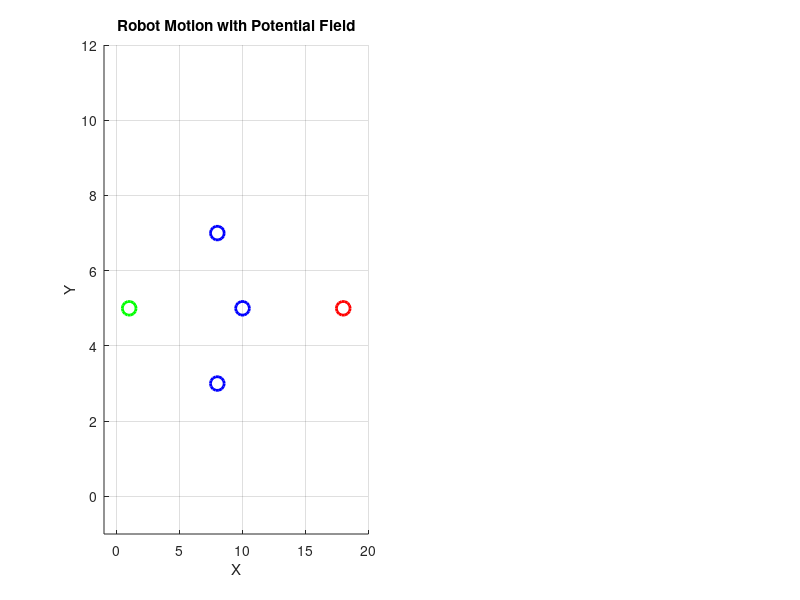

Write MATLAB code to recreate this figure. (Note: this script raises an error after producing the figure.)
clc; clear all; close all;

% robot goal
start = [1, 5];
goal = [18, 5];

% Obstacle
obstacle1 = [10, 5];
obstacle2 = [8, 3];
obstacle3 = [8, 7];
obstacles = {obstacle1, obstacle2, obstacle3};


epsilon = 2; 
zeta = 1;   
delta = 2;   
eta = 50;    
step_size = 0.1;  
max_steps = 500;  

current_pos = start;

% Trajectory
trajectory = current_pos;

F_att_fn = @(current_pos, goal) compute_attractive_force(current_pos, goal, epsilon, zeta);
F_rep_fn = @(current_pos, obstacles, delta, eta) compute_repulsive_force(current_pos, obstacles, delta, eta);

% Robot trajectory
figure('Position', [100, 100, 1200, 600]);

subplot(1,2,1);
hold on;
grid on;
xlabel('X');
ylabel('Y');
title('Robot Motion with Potential Field');
plot(start(1), start(2), 'go', 'MarkerSize', 10, 'LineWidth', 2); % Start point
plot(goal(1), goal(2), 'ro', 'MarkerSize', 10, 'LineWidth', 2);   % Goal point

for i = 1:length(obstacles)
    obs = obstacles{i};
    plot(obs(1), obs(2), 'bo', 'MarkerSize', 10, 'LineWidth', 2);
end

xlim([-1, 20]);
ylim([-1, 12]);


for step = 1:max_steps
    F_att = F_att_fn(current_pos, goal);
    
    F_rep = [0, 0];
    for i = 1:length(obstacles)
        F_rep = F_rep + F_rep_fn(current_pos, obstacles{i}, delta, eta);
    end
    
    % Totla force
    F_total = F_att + F_rep;
    
    current_pos = current_pos + step_size * F_total / norm(F_total);
    trajectory = [trajectory; current_pos];
    
    if norm(current_pos - goal) < 0.1
        disp('Goal Reached!');
        break;
    end
    
    plot(current_pos(1), current_pos(2), 'k.', 'MarkerSize', 5);
    pause(0.01);
end

% Final trajectory
plot(trajectory(:,1), trajectory(:,2), 'b-', 'LineWidth', 2);

% Potential field
subplot(1,2,2);
[x_vals, y_vals] = meshgrid(-1:0.1:20, -1:0.1:12);
z_vals = zeros(size(x_vals));


for i = 1:size(x_vals, 1)
    for j = 1:size(x_vals, 2)
        current_pos = [x_vals(i, j), y_vals(i, j)];
        F_att = F_att_fn(current_pos, goal);
        F_rep = [0, 0];
        for k = 1:length(obstacles)
            F_rep = F_rep + F_rep_fn(current_pos, obstacles{k}, delta, eta);
        end
        F_total = F_att + F_rep;
        z_vals(i, j) = norm(F_total); 
    end
end

surf(x_vals, y_vals, z_vals);
xlabel('X Position');
ylabel('Y Position');
zlabel('Potential Field');
title('Potential Field Surface Plot');
shading interp;
colorbar;

% F_att
function F_att = compute_attractive_force(current_pos, goal, epsilon, zeta)
    dist_to_goal = norm(current_pos - goal);
    if dist_to_goal > epsilon
        F_att = -zeta * epsilon * (current_pos - goal) / dist_to_goal;
    else
        F_att = -zeta * (current_pos - goal);
    end
end

% F_rep
function F_rep = compute_repulsive_force(current_pos, obstacle_pos, delta, eta)
    dist_to_obstacle = norm(current_pos - obstacle_pos);
    if dist_to_obstacle < delta
        F_rep = eta * (1/dist_to_obstacle - 1/delta) * (1/dist_to_obstacle^2) * (current_pos - obstacle_pos) / dist_to_obstacle;
    else
        F_rep = [0, 0];
    end
end
